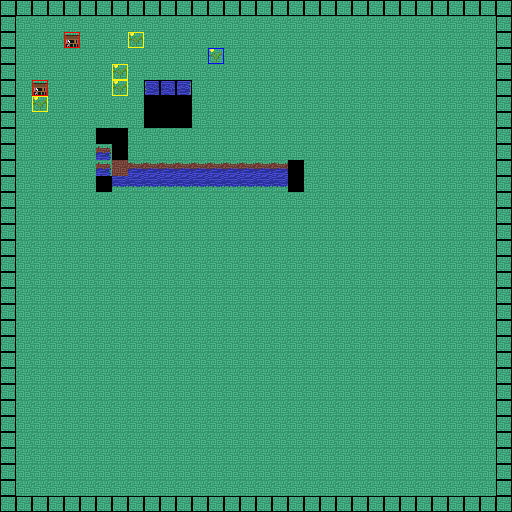

The image is a tile-based game level rendered from a .tmx file. Its description and source (layers, tilesets, objects; grid data summarised) follow:
An orthogonal 32x32 tile map with 16x16 px tiles, 4 tile layers (layer0, features-passable, features-collidable, colliders), 3 tilesets.

<map version="1.2" tiledversion="1.3.2" orientation="orthogonal" renderorder="right-down" compressionlevel="-1" width="32" height="32" tilewidth="16" tileheight="16" infinite="0" nextlayerid="5" nextobjectid="1">
 <editorsettings>
  <export target="../maps/testMap.csv" format="csv" />
 </editorsettings>
 <tileset firstgid="1" source="TopDownSDL.tsx" />
 <tileset firstgid="65" source="collisionTypes.tsx" />
 <tileset firstgid="81" source="furniture.tsx" />
 <layer id="1" name="layer0" width="32" height="32">
  <data>[1024 cells, 1024 non-empty, 19 distinct tile ids]</data>
 </layer>
 <layer id="2" name="features-passable" width="32" height="32">
  <data>[1024 cells, 5 non-empty, 1 distinct tile ids]</data>
 </layer>
 <layer id="3" name="features-collidable" width="32" height="32">
  <data>[1024 cells, 2 non-empty, 1 distinct tile ids]</data>
 </layer>
 <layer id="4" name="colliders" width="32" height="32">
  <data>[1024 cells, 139 non-empty, 4 distinct tile ids]</data>
 </layer>
</map>